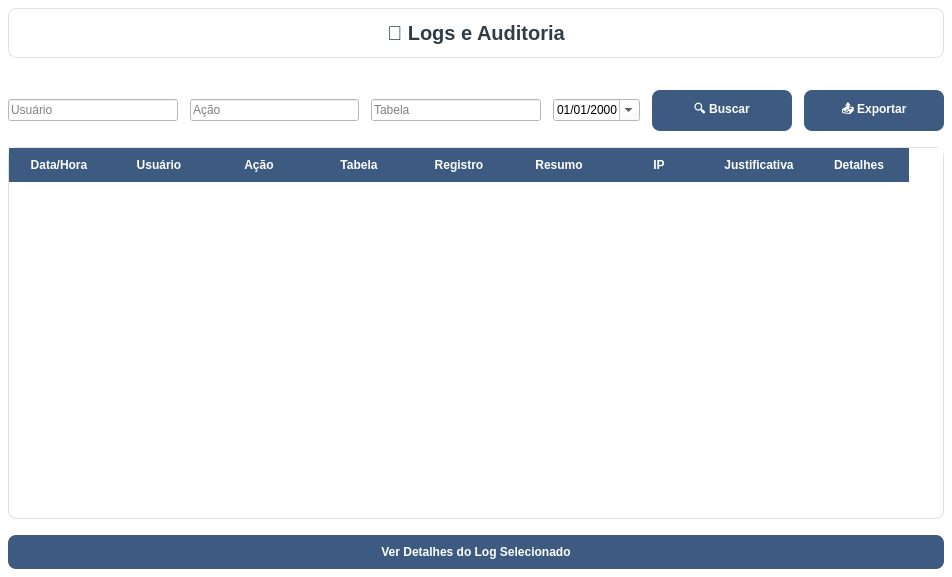
<?xml version="1.0" encoding="UTF-8"?>
<ui version="4.0">
 <class>LogAdminList</class>
 <widget class="QWidget" name="LogAdminList">
  <property name="geometry">
   <rect>
    <x>0</x>
    <y>0</y>
    <width>952</width>
    <height>577</height>
   </rect>
  </property>
  <property name="windowTitle">
   <string>Logs e Auditoria</string>
  </property>
  <property name="styleSheet">
   <string notr="true">
    QWidget {
        background-color: #fff;
        font-family: 'Segoe UI';
    }
    QLabel#titulo {
        font-size: 20px;
        font-weight: bold;
        color: #2F3E46;
        padding: 12px;
        background-color: white;
        border-radius: 8px;
        border: 1px solid #e0e0e0;
        margin-bottom: 16px;
    }
    QPushButton {
        background-color: #3D5A80;
        color: white;
        border: none;
        border-radius: 8px;
        padding: 10px 20px;
        font-weight: bold;
        font-size: 12px;
        min-width: 100px;
    }
    QPushButton:hover {
        background-color: #2E4A66;
    }
    QPushButton:pressed {
        background-color: #1D3557;
    }
    QTableWidget {
        background-color: white;
        border: 1px solid #e0e0e0;
        border-radius: 8px;
        gridline-color: #f0f0f0;
    }
    QHeaderView::section {
        background-color: #3D5A80;
        color: white;
        padding: 8px;
        border: none;
        font-weight: bold;
    }
    QTableWidget::item {
        padding: 8px;
        border-bottom: 1px solid #f0f0f0;
    }
    QTableWidget::item:selected {
        background-color: #e3f2fd;
        color: #1565c0;
    }
   </string>
  </property>
  <layout class="QVBoxLayout" name="mainLayout">
   <property name="spacing">
    <number>16</number>
   </property>
   <property name="leftMargin">
    <number>8</number>
   </property>
   <property name="topMargin">
    <number>8</number>
   </property>
   <property name="rightMargin">
    <number>8</number>
   </property>
   <property name="bottomMargin">
    <number>8</number>
   </property>
   <item>
    <widget class="QLabel" name="titulo">
     <property name="text">
      <string>📝 Logs e Auditoria</string>
     </property>
     <property name="alignment">
      <set>Qt::AlignCenter</set>
     </property>
    </widget>
   </item>
   <item>
    <layout class="QHBoxLayout" name="filtrosLayout">
     <property name="spacing">
      <number>12</number>
     </property>
     <item>
      <widget class="QLineEdit" name="txtFiltroUsuario">
       <property name="placeholderText">
        <string>Usuário</string>
       </property>
      </widget>
     </item>
     <item>
      <widget class="QLineEdit" name="txtFiltroAcao">
       <property name="placeholderText">
        <string>Ação</string>
       </property>
      </widget>
     </item>
     <item>
      <widget class="QLineEdit" name="txtFiltroTabela">
       <property name="placeholderText">
        <string>Tabela</string>
       </property>
      </widget>
     </item>
     <item>
      <widget class="QDateEdit" name="dateFiltroData">
       <property name="displayFormat">
        <string>dd/MM/yyyy</string>
       </property>
       <property name="calendarPopup">
        <bool>true</bool>
       </property>
      </widget>
     </item>
     <item>
      <widget class="QPushButton" name="btnBuscar">
       <property name="text">
        <string>🔍 Buscar</string>
       </property>
      </widget>
     </item>
     <item>
      <widget class="QPushButton" name="btnExportar">
       <property name="text">
        <string>📤 Exportar</string>
       </property>
      </widget>
     </item>
    </layout>
   </item>
   <item>
    <widget class="QTableWidget" name="tableLogs">
     <property name="alternatingRowColors">
      <bool>true</bool>
     </property>
     <property name="selectionBehavior">
      <enum>QAbstractItemView::SelectRows</enum>
     </property>
     <property name="showGrid">
      <bool>true</bool>
     </property>
     <property name="sortingEnabled">
      <bool>true</bool>
     </property>
     <property name="rowCount">
      <number>0</number>
     </property>
     <property name="columnCount">
      <number>9</number>
     </property>
     <column>
      <property name="text">
       <string>Data/Hora</string>
      </property>
     </column>
     <column>
      <property name="text">
       <string>Usuário</string>
      </property>
     </column>
     <column>
      <property name="text">
       <string>Ação</string>
      </property>
     </column>
     <column>
      <property name="text">
       <string>Tabela</string>
      </property>
     </column>
     <column>
      <property name="text">
       <string>Registro</string>
      </property>
     </column>
     <column>
      <property name="text">
       <string>Resumo</string>
      </property>
     </column>
     <column>
      <property name="text">
       <string>IP</string>
      </property>
     </column>
     <column>
      <property name="text">
       <string>Justificativa</string>
      </property>
     </column>
     <column>
      <property name="text">
       <string>Detalhes</string>
      </property>
     </column>
    </widget>
   </item>
   <item>
    <widget class="QPushButton" name="btnVerDetalhes">
     <property name="text">
      <string>Ver Detalhes do Log Selecionado</string>
     </property>
    </widget>
   </item>
  </layout>
 </widget>
 <resources/>
 <connections/>
</ui>
